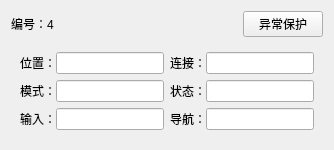
                  <widget class="QWidget" name="widget_88" native="true">
                   <layout class="QVBoxLayout" name="verticalLayout_26" stretch="1,3">
                    <item>
                     <layout class="QHBoxLayout" name="horizontalLayout_74">
                      <item>
                       <widget class="QLabel" name="label_71">
                        <property name="text">
                         <string>编号：4</string>
                        </property>
                       </widget>
                      </item>
                      <item>
                       <spacer name="horizontalSpacer_11">
                        <property name="orientation">
                         <enum>Qt::Horizontal</enum>
                        </property>
                        <property name="sizeHint" stdset="0">
                         <size>
                          <width>40</width>
                          <height>20</height>
                         </size>
                        </property>
                       </spacer>
                      </item>
                      <item>
                       <widget class="QPushButton" name="pushButton_28">
                        <property name="text">
                         <string>异常保护</string>
                        </property>
                       </widget>
                      </item>
                     </layout>
                    </item>
                    <item>
                     <widget class="QWidget" name="widget_89" native="true">
                      <layout class="QGridLayout" name="gridLayout_16">
                       <item row="0" column="0">
                        <widget class="QWidget" name="widget_90" native="true">
                         <layout class="QHBoxLayout" name="horizontalLayout_75">
                          <property name="spacing">
                           <number>0</number>
                          </property>
                          <property name="leftMargin">
                           <number>0</number>
                          </property>
                          <property name="topMargin">
                           <number>0</number>
                          </property>
                          <property name="rightMargin">
                           <number>0</number>
                          </property>
                          <property name="bottomMargin">
                           <number>0</number>
                          </property>
                          <item>
                           <widget class="QLabel" name="label_72">
                            <property name="text">
                             <string>位置：</string>
                            </property>
                           </widget>
                          </item>
                          <item>
                           <widget class="QLineEdit" name="lineEdit_59"/>
                          </item>
                         </layout>
                        </widget>
                       </item>
                       <item row="0" column="1">
                        <widget class="QWidget" name="widget_91" native="true">
                         <layout class="QHBoxLayout" name="horizontalLayout_76">
                          <property name="spacing">
                           <number>0</number>
                          </property>
                          <property name="leftMargin">
                           <number>0</number>
                          </property>
                          <property name="topMargin">
                           <number>0</number>
                          </property>
                          <property name="rightMargin">
                           <number>0</number>
                          </property>
                          <property name="bottomMargin">
                           <number>0</number>
                          </property>
                          <item>
                           <widget class="QLabel" name="label_73">
                            <property name="text">
                             <string>连接：</string>
                            </property>
                           </widget>
                          </item>
                          <item>
                           <widget class="QLineEdit" name="lineEdit_60"/>
                          </item>
                         </layout>
                        </widget>
                       </item>
                       <item row="1" column="0">
                        <widget class="QWidget" name="widget_92" native="true">
                         <layout class="QHBoxLayout" name="horizontalLayout_77">
                          <property name="spacing">
                           <number>0</number>
                          </property>
                          <property name="leftMargin">
                           <number>0</number>
                          </property>
                          <property name="topMargin">
                           <number>0</number>
                          </property>
                          <property name="rightMargin">
                           <number>0</number>
                          </property>
                          <property name="bottomMargin">
                           <number>0</number>
                          </property>
                          <item>
                           <widget class="QLabel" name="label_74">
                            <property name="text">
                             <string>模式：</string>
                            </property>
                           </widget>
                          </item>
                          <item>
                           <widget class="QLineEdit" name="lineEdit_61"/>
                          </item>
                         </layout>
                        </widget>
                       </item>
                       <item row="1" column="1">
                        <widget class="QWidget" name="widget_93" native="true">
                         <layout class="QHBoxLayout" name="horizontalLayout_78">
                          <property name="spacing">
                           <number>0</number>
                          </property>
                          <property name="leftMargin">
                           <number>0</number>
                          </property>
                          <property name="topMargin">
                           <number>0</number>
                          </property>
                          <property name="rightMargin">
                           <number>0</number>
                          </property>
                          <property name="bottomMargin">
                           <number>0</number>
                          </property>
                          <item>
                           <widget class="QLabel" name="label_75">
                            <property name="text">
                             <string>状态：</string>
                            </property>
                           </widget>
                          </item>
                          <item>
                           <widget class="QLineEdit" name="lineEdit_62"/>
                          </item>
                         </layout>
                        </widget>
                       </item>
                       <item row="2" column="0">
                        <widget class="QWidget" name="widget_94" native="true">
                         <layout class="QHBoxLayout" name="horizontalLayout_79">
                          <property name="spacing">
                           <number>0</number>
                          </property>
                          <property name="leftMargin">
                           <number>0</number>
                          </property>
                          <property name="topMargin">
                           <number>0</number>
                          </property>
                          <property name="rightMargin">
                           <number>0</number>
                          </property>
                          <property name="bottomMargin">
                           <number>0</number>
                          </property>
                          <item>
                           <widget class="QLabel" name="label_76">
                            <property name="text">
                             <string>输入：</string>
                            </property>
                           </widget>
                          </item>
                          <item>
                           <widget class="QLineEdit" name="lineEdit_63"/>
                          </item>
                         </layout>
                        </widget>
                       </item>
                       <item row="2" column="1">
                        <widget class="QWidget" name="widget_95" native="true">
                         <layout class="QHBoxLayout" name="horizontalLayout_80">
                          <property name="spacing">
                           <number>0</number>
                          </property>
                          <property name="leftMargin">
                           <number>0</number>
                          </property>
                          <property name="topMargin">
                           <number>0</number>
                          </property>
                          <property name="rightMargin">
                           <number>0</number>
                          </property>
                          <property name="bottomMargin">
                           <number>0</number>
                          </property>
                          <item>
                           <widget class="QLabel" name="label_77">
                            <property name="text">
                             <string>导航：</string>
                            </property>
                           </widget>
                          </item>
                          <item>
                           <widget class="QLineEdit" name="lineEdit_64"/>
                          </item>
                         </layout>
                        </widget>
                       </item>
                      </layout>
                     </widget>
                    </item>
                   </layout>
                  </widget>
